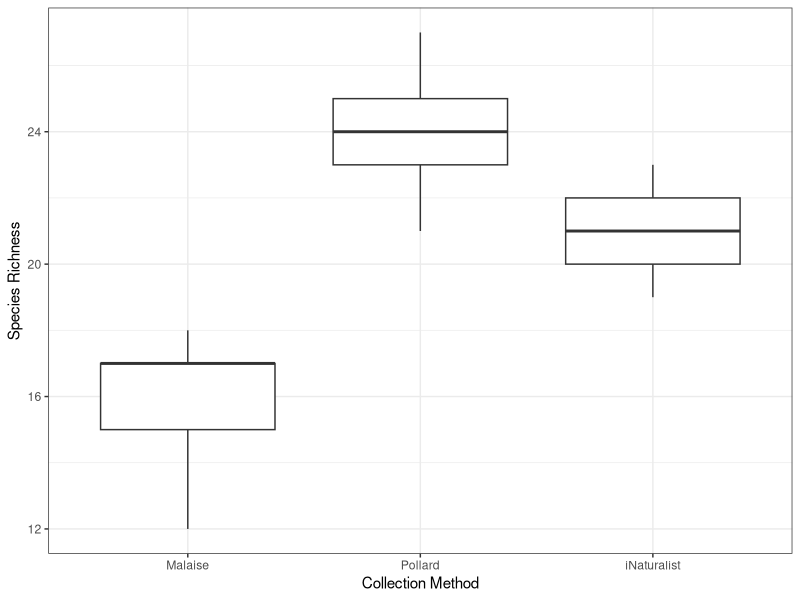
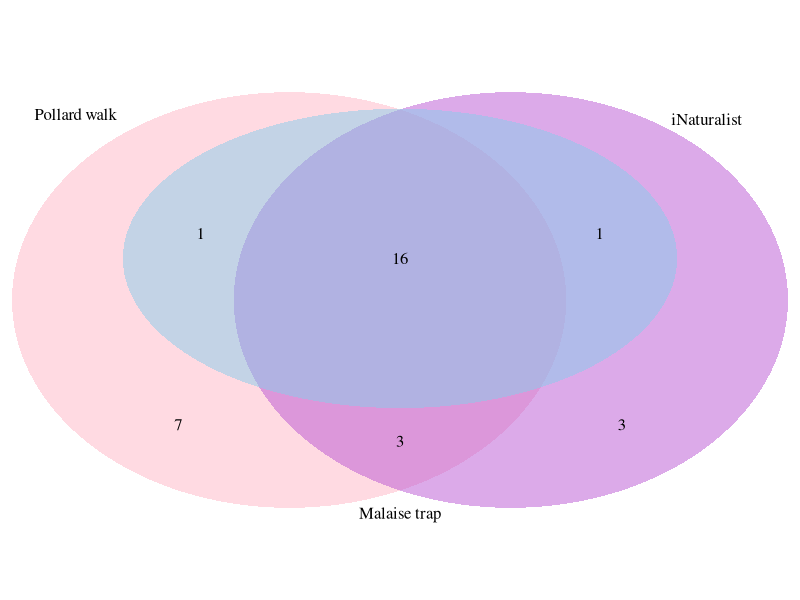
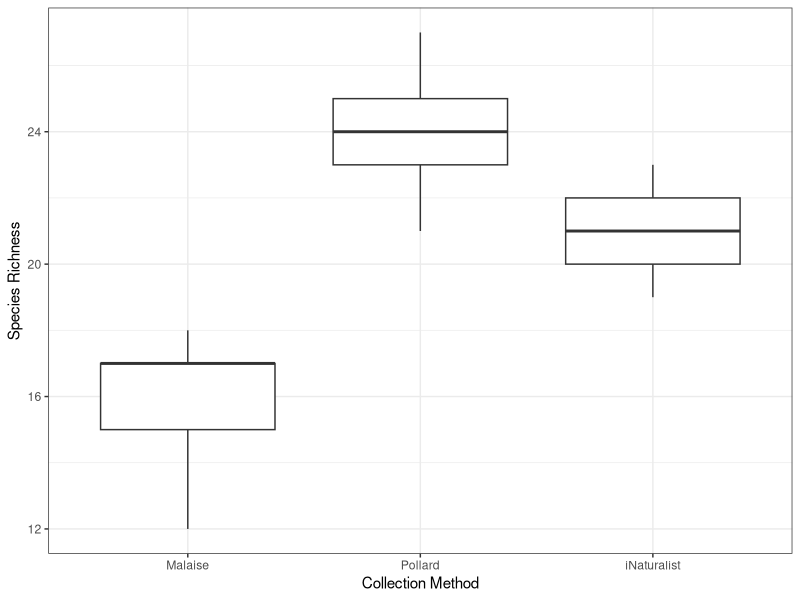

Write R code to recreate these figures, in order.
## ---- chunk 1
knitr::opts_chunk$set(echo = TRUE)
## ---- chunk 2
library("tidyr")
library("ggplot2")
bioscan <- read.csv(file = "data/BioScanData.csv")

# Drop any rows missing data
bioscan <- na.omit(bioscan)

# Identify those columns with species data
species.cols <- c(5:33)
## ---- chunk 3
# Read in full data
inaturalist <- read.csv(file = "data/iNaturalist-clean.csv")

# Drop NAs (should have been done already, but just in case)
inaturalist <- na.omit(inaturalist)

# Determine boundaries of rectangle from Bioscan data
max.lon <- max(bioscan$Longitude)
min.lon <- min(bioscan$Longitude)
max.lat <- max(bioscan$Latitude)
min.lat <- min(bioscan$Latitude)

# Restrict iNaturalist data to that rectangle
inaturalist <- inaturalist[inaturalist$longitude >= min.lon &
                             inaturalist$longitude <= max.lon &
                             inaturalist$latitude >= min.lat &
                             inaturalist$latitude <= max.lat, ]
## ---- chunk 4
# We want to make species column in iNaturalist match the format as in bioscan 
# data: Genus_species
inaturalist$species <- gsub(pattern = " ", 
                            replacement = "_", 
                            x = as.character(inaturalist$species))

# And need to make two adjustments to iNaturalist species so they match with 
# taxonomy used by bioscan
inaturalist$species[inaturalist$species == "Icaricia_acmon"] <- "Plebejus_acmon"
inaturalist$species[inaturalist$species == "Paratrytone_melane"] <- "Poanes_melane"
inaturalist$species[inaturalist$species == "Zerynthia_rumina"] <- "Papilio_cresphontes"
inaturalist$species[inaturalist$species == "Limenitis_bredowii"] <- "Adelpha_bredowii"


# Turn it back into a factor, which also means we've dropped unused levels
inaturalist$species <- as.factor(inaturalist$species)

# Go ahead and save this so we can use it elsewhere (like a map)
write.csv(x = inaturalist, 
          file = "data/iNaturalist-clean-reduced.csv", 
          row.names = FALSE)
## ---- chunk 5
# Split the two bioscan data into separate data frames for easier calculations
malaise <- bioscan[bioscan$Collection.Method == "Malaise", ]
pollard <- bioscan[bioscan$Collection.Method == "Pollard Walk", ]

malaise.total <- sum(colSums(x = malaise[, species.cols]) > 0)
pollard.total <- sum(colSums(x = pollard[, species.cols]) > 0)
inaturalist.total <- length(unique(inaturalist$species))
## ---- chunk 6
# Set up size of bootstrap and data frame to collect results
num.samples <- 100
bootstrapped.df <- data.frame(id = 1:num.samples,
                              Malaise = NA,
                              Pollard = NA,
                              iNaturalist = NA)

for (i in 1:num.samples) {
  bs.malaise <- malaise[sample(x = 1:nrow(malaise), size = nrow(malaise), replace = TRUE), ]
  bootstrapped.df$Malaise[i] <- sum(colSums(x = bs.malaise[, species.cols]) > 0)

  bs.pollard <- pollard[sample(x = 1:nrow(pollard), size = nrow(pollard), replace = TRUE), ]
  bootstrapped.df$Pollard[i] <- sum(colSums(x = bs.pollard[, species.cols]) > 0)
  
  bs.inaturalist <- inaturalist[sample(x = 1:nrow(inaturalist), size = nrow(inaturalist), replace = TRUE), ]
  bootstrapped.df$iNaturalist[i] <- length(unique(bs.inaturalist$species))
}

# Calculate means so we can report those
mean.bs.pollard <- mean(bootstrapped.df$Pollard)
mean.bs.malaise <- mean(bootstrapped.df$Malaise)
mean.bs.inaturalist <- mean(bootstrapped.df$iNaturalist)
## ---- chunk 7
bootstrap.long <- gather(data = bootstrapped.df, key = "Collection.Method", value = "Richness", -id)

# Re-leveling the Collection.Method so it displays in preferred order
bootstrap.long$Collection.Method <- factor(bootstrap.long$Collection.Method, 
                                           levels = c("Malaise", "Pollard", "iNaturalist"))

richness.boxplot <- ggplot(data = bootstrap.long, mapping = aes(x = Collection.Method, y = Richness)) +
  geom_boxplot() +
  xlab(label = "Collection Method") + 
  ylab(label = "Species Richness") +
  theme_bw()
print(richness.boxplot)
ggsave(filename = "output/figure-bootstrap-richness.png", plot = richness.boxplot)
## ---- chunk 8
# Need to count the 7 categories
# Malise only
# Pollard only
# iNaturalist only
# Malaise + Pollard
# Malaise + iNaturalist
# Pollard + iNaturalist
# Malaise + Pollard + iNaturalist

# Start by pulling out species names for the two bioscans (only those with non-
# zero observations)
malaise.totals <- colSums(x = malaise[, species.cols])
malaise.species <- names(x = malaise.totals)[malaise.totals > 0]

pollard.totals <- colSums(x = pollard[, species.cols])
pollard.species <- names(x = pollard.totals)[pollard.totals > 0]

inaturalist.species <- unique(as.character(inaturalist$species))

all.species <- union(x = malaise.species,
                     y = union(x = pollard.species, y = inaturalist.species))

species.in.methods <- data.frame(species = all.species,
                                 malaise = all.species %in% malaise.species,
                                 pollard = all.species %in% pollard.species,
                                 inaturalist = all.species %in% inaturalist.species)
species.in.methods <- species.in.methods[order(species.in.methods$species), ]

# OMG this is so freaking ugly

malaise.only <- sum(species.in.methods$malaise & 
                      !species.in.methods$pollard &
                      !species.in.methods$inaturalist)
pollard.only <- sum(species.in.methods$pollard & 
                      !species.in.methods$malaise &
                      !species.in.methods$inaturalist)
inaturalist.only <- sum(species.in.methods$inaturalist & 
                          !species.in.methods$malaise &
                          !species.in.methods$pollard)
malaise.pollard <- sum(species.in.methods$malaise & 
                         species.in.methods$pollard)
malaise.inaturalist <- sum(species.in.methods$malaise & 
                             species.in.methods$inaturalist)
pollard.inaturalist <- sum(species.in.methods$pollard & 
                             species.in.methods$inaturalist)
all.three <- sum(species.in.methods$malaise &
                   species.in.methods$pollard &
                   species.in.methods$inaturalist)
# install.packages("VennDiagram")
library("VennDiagram")
library("grid")
grid.newpage()
draw.triple.venn(area1 = length(malaise.species), 
                 area2 = length(pollard.species), 
                 area3 = length(inaturalist.species),
                 n12 = malaise.pollard,
                 n13 = malaise.inaturalist,
                 n23 = pollard.inaturalist,
                 n123 = all.three,
                 category = c("Malaise trap", "Pollard walk", "iNaturalist"),
                 lty = "blank",
                 fill = c("skyblue", "pink1", "mediumorchid"))
